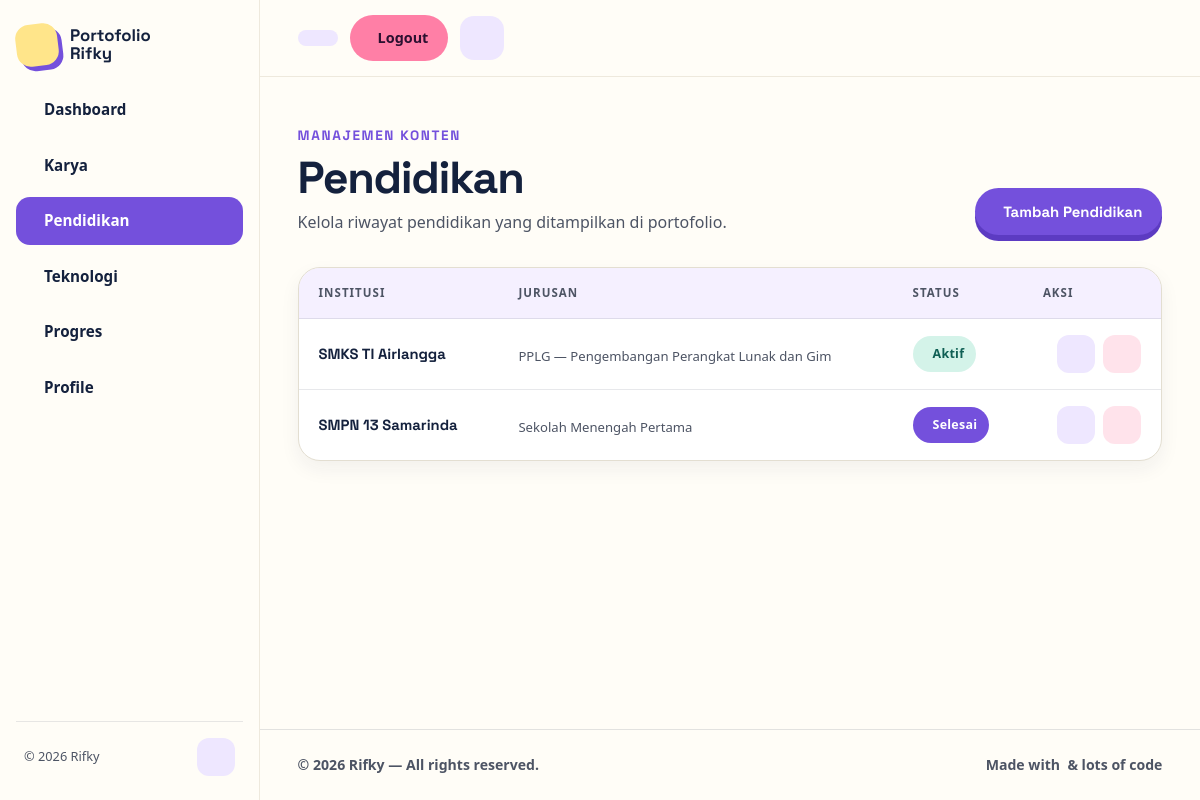
Screenshot of /admin/educations.php (signed in) with the database file from the repository.
### tables this page shows
CREATE TABLE IF NOT EXISTS educations (
    id INT UNSIGNED AUTO_INCREMENT PRIMARY KEY,
    institution VARCHAR(150) NOT NULL,
    major VARCHAR(150) NOT NULL DEFAULT '',
    is_current TINYINT(1) NOT NULL DEFAULT 0
);

### admin/educations.php (the view, shortened to what this page needs)
<?php
require __DIR__ . '/../config/database.php';
try {
    $educations = $pdo->query('SELECT id, institution, major, is_current FROM educations ORDER BY id')->fetchAll();
} catch (Exception $e) {
    $educations = [];
    $_SESSION['flash'] = 'Database belum tersambung. Isi kredensial dulu (lihat .env.example).';
}
function education_status_badge($isCurrent)
{
    if ($isCurrent) {
        return '<span class="badge badge--green"><i class="ph ph-student" aria-hidden="true"></i> Aktif</span>';
    }
    return '<span class="badge badge--purple"><i class="ph ph-check" aria-hidden="true"></i> Selesai</span>';
}
require __DIR__ . '/../includes/header.php';
?>
<div class="container">
  <div class="page-head">
    <div>
      <div class="eyebrow"><i class="ph ph-graduation-cap" aria-hidden="true"></i> Manajemen Konten</div>
      <h1>Pendidikan</h1>
      <p>Kelola riwayat pendidikan yang ditampilkan di portofolio.</p>
    </div>
    <div class="actions">
      <button
        class="btn btn-primary js-open-modal"
        data-open="educationFormModal"
        data-title="Tambah Pendidikan"
        type="button">
        Tambah Pendidikan
      </button>
    </div>
  </div>
  <div class="card card--plain table-card">
    <div class="table-scroll">
      <table class="data-table">
        <thead>
          <tr>
            <th>Institusi</th>
            <th>Jurusan</th>
            <th>Status</th>
            <th class="th-actions">Aksi</th>
          </tr>
        </thead>
        <tbody>
          <?php foreach ($educations as $education): ?>
            <tr>
              <td data-label="Institusi">
                <div class="cell-main"><?= htmlspecialchars($education['institution']) ?></div>
              </td>
              <td data-label="Jurusan">
                <div class="cell-sub"><?= htmlspecialchars($education['major']) ?></div>
              </td>
              <td data-label="Status"><?= education_status_badge($education['is_current']) ?></td>
              <td data-label="Aksi">
                <div class="row-actions">
                  <button
                    class="icon-btn js-open-modal"
                    data-open="educationFormModal"
                    data-title="Ubah Pendidikan"
                    data-prefill='<?= htmlspecialchars(json_encode([
                        'id'          => $education['id'],
                        'institution' => $education['institution'],
                        'major'       => $education['major'],
                        'is_current'  => $education['is_current'] ? 1 : 0,
                    ])) ?>'
                    type="button"
                    aria-label="Ubah <?= htmlspecialchars($education['institution']) ?>"
                    title="Ubah">
                  </button>
                  <form method="POST" action="educations.php" class="form-inline" onsubmit="return confirm('Hapus pendidikan ini?')">
                    <button
                      class="icon-btn icon-btn--danger"
                      type="submit"
                      aria-label="Hapus <?= htmlspecialchars($education['institution']) ?>"
                      title="Hapus">
                    </button>
                  </form>
                </div>
              </td>
            </tr>
          <?php endforeach; ?>
        </tbody>
      </table>
    </div>
  </div>
</div>
<?php require __DIR__ . '/../includes/footer.php'; ?>

### css/tokens.css (style rules this page uses)
:root { --cream: #fffdf7; --card: #ffffff; --card-bg: #ffffff; --ink: #14213d; --muted: #5f6572; --purple: #7450dc; --purple-dark: #5c3bc2; --yellow: #ffe58a; --pink: #ff7fa6; --lavender: #eee7ff; --mint: #dff7ee; --border: #e8e4da; --card-border: #e3ded1; --shadow: 0 14px 30px rgba(34, 30, 74, 0.13); --accent-fg: #ffffff; --sp-1: 4px; --sp-2: 8px; --sp-3: 12px; --sp-4: 16px; --sp-5: 20px; --sp-6: 24px; --sp-8: 32px; --sp-10: 40px; --sp-12: 48px; --sp-14: 56px; --sp-16: 64px; color-scheme: light; }

### rows the page displays
educations: institution "SMKS TI Airlangga", major "PPLG — Pengembangan Perangkat Lunak dan Gim", is_current "Aktif"
educations: institution "SMPN 13 Samarinda", major "Sekolah Menengah Pertama"

### other values shown
$item['label'] "Dashboard"
$item['label'] "Karya"
$item['label'] "Pendidikan"
$item['label'] "Teknologi"
$item['label'] "Progres"
$item['label'] "Profile"
